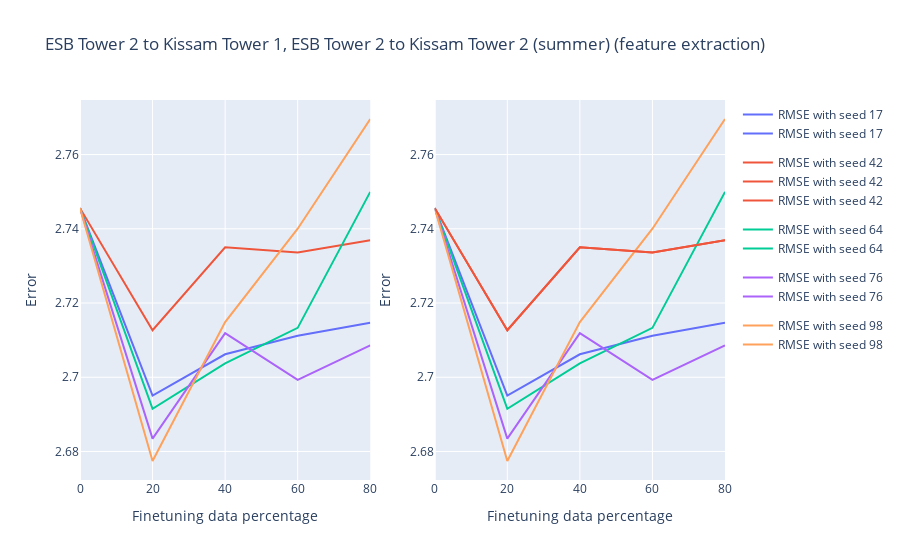
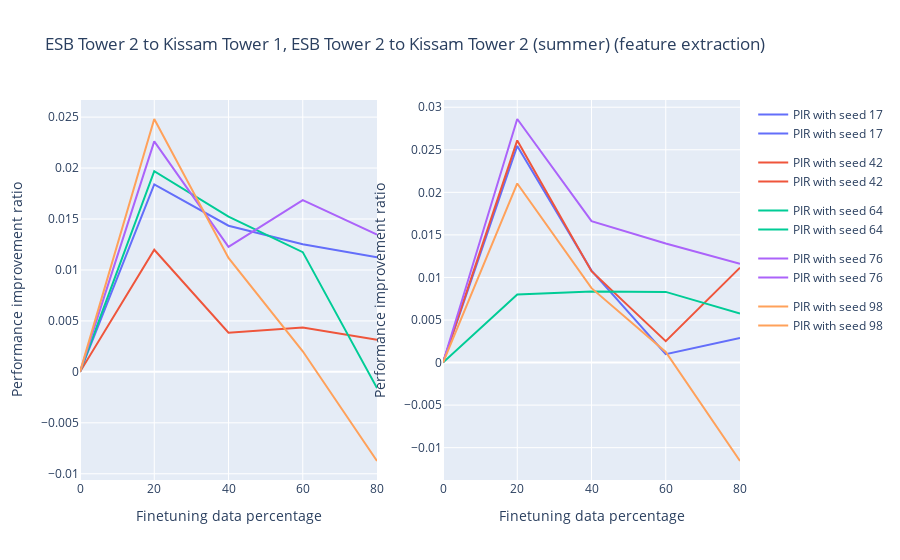

The cell these charts' notebook holds for them, in order:
### Code cell
plot_multiseed_error_pir(ft_percents=ft_percents, from_building="ESB", from_tower=2, to_building="Kissam", season="summer")

### Figure 1 — Plotly figure (JSON) as saved in the notebook; plotly's stock layout.template omitted (floating-point values rounded to 4 significant figures)
{"data": [{"hovertemplate": "variable=RMSE with seed 17<br>finetuning data percentage=%{x}<br>value=%{y}<extra></extra>", "legendgroup": "RMSE with seed 17", "line": {"color": "#636efa", "dash": "solid"}, "marker": {"symbol": "circle"}, "mode": "lines", "name": "RMSE with seed 17", "orientation": "v", "showlegend": true, "type": "scatter", "x": [0, 20, 40, 60, 80], "xaxis": "x", "y": [2.746, 2.695, 2.706, 2.711, 2.715], "yaxis": "y"}, {"hovertemplate": "variable=RMSE with seed 42<br>finetuning data percentage=%{x}<br>value=%{y}<extra></extra>", "legendgroup": "RMSE with seed 42", "line": {"color": "#EF553B", "dash": "solid"}, "marker": {"symbol": "circle"}, "mode": "lines", "name": "RMSE with seed 42", "orientation": "v", "showlegend": true, "type": "scatter", "x": [0, 20, 40, 60, 80], "xaxis": "x", "y": [2.746, 2.713, 2.735, 2.734, 2.737], "yaxis": "y"}, {"hovertemplate": "variable=RMSE with seed 64<br>finetuning data percentage=%{x}<br>value=%{y}<extra></extra>", "legendgroup": "RMSE with seed 64", "line": {"color": "#00cc96", "dash": "solid"}, "marker": {"symbol": "circle"}, "mode": "lines", "name": "RMSE with seed 64", "orientation": "v", "showlegend": true, "type": "scatter", "x": [0, 20, 40, 60, 80], "xaxis": "x", "y": [2.746, 2.691, 2.704, 2.713, 2.75], "yaxis": "y"}, {"hovertemplate": "variable=RMSE with seed 76<br>finetuning data percentage=%{x}<br>value=%{y}<extra></extra>", "legendgroup": "RMSE with seed 76", "line": {"color": "#ab63fa", "dash": "solid"}, "marker": {"symbol": "circle"}, "mode": "lines", "name": "RMSE with seed 76", "orientation": "v", "showlegend": true, "type": "scatter", "x": [0, 20, 40, 60, 80], "xaxis": "x", "y": [2.746, 2.683, 2.712, 2.699, 2.709], "yaxis": "y"}, {"hovertemplate": "variable=RMSE with seed 98<br>finetuning data percentage=%{x}<br>value=%{y}<extra></extra>", "legendgroup": "RMSE with seed 98", "line": {"color": "#FFA15A", "dash": "solid"}, "marker": {"symbol": "circle"}, "mode": "lines", "name": "RMSE with seed 98", "orientation": "v", "showlegend": true, "type": "scatter", "x": [0, 20, 40, 60, 80], "xaxis": "x", "y": [2.746, 2.677, 2.715, 2.74, 2.77], "yaxis": "y"}, {"hovertemplate": "variable=RMSE with seed 17<br>finetuning data percentage=%{x}<br>value=%{y}<extra></extra>", "legendgroup": "RMSE with seed 17", "line": {"color": "#636efa", "dash": "solid"}, "marker": {"symbol": "circle"}, "mode": "lines", "name": "RMSE with seed 17", "orientation": "v", "showlegend": true, "type": "scatter", "x": [0, 20, 40, 60, 80], "xaxis": "x2", "y": [2.746, 2.695, 2.706, 2.711, 2.715], "yaxis": "y2"}, {"hovertemplate": "variable=RMSE with seed 42<br>finetuning data percentage=%{x}<br>value=%{y}<extra></extra>", "legendgroup": "RMSE with seed 42", "line": {"color": "#EF553B", "dash": "solid"}, "marker": {"symbol": "circle"}, "mode": "lines", "name": "RMSE with seed 42", "orientation": "v", "showlegend": true, "type": "scatter", "x": [0, 20, 40, 60, 80], "xaxis": "x2", "y": [2.746, 2.713, 2.735, 2.734, 2.737], "yaxis": "y2"}, {"hovertemplate": "variable=RMSE with seed 64<br>finetuning data percentage=%{x}<br>value=%{y}<extra></extra>", "legendgroup": "RMSE with seed 64", "line": {"color": "#00cc96", "dash": "solid"}, "marker": {"symbol": "circle"}, "mode": "lines", "name": "RMSE with seed 64", "orientation": "v", "showlegend": true, "type": "scatter", "x": [0, 20, 40, 60, 80], "xaxis": "x2", "y": [2.746, 2.691, 2.704, 2.713, 2.75], "yaxis": "y2"}, {"hovertemplate": "variable=RMSE with seed 76<br>finetuning data percentage=%{x}<br>value=%{y}<extra></extra>", "legendgroup": "RMSE with seed 76", "line": {"color": "#ab63fa", "dash": "solid"}, "marker": {"symbol": "circle"}, "mode": "lines", "name": "RMSE with seed 76", "orientation": "v", "showlegend": true, "type": "scatter", "x": [0, 20, 40, 60, 80], "xaxis": "x2", "y": [2.746, 2.683, 2.712, 2.699, 2.709], "yaxis": "y2"}, {"hovertemplate": "variable=RMSE with seed 98<br>finetuning data percentage=%{x}<br>value=%{y}<extra></extra>", "legendgroup": "RMSE with seed 98", "line": {"color": "#FFA15A", "dash": "solid"}, "marker": {"symbol": "circle"}, "mode": "lines", "name": "RMSE with seed 98", "orientation": "v", "showlegend": true, "type": "scatter", "x": [0, 20, 40, 60, 80], "xaxis": "x2", "y": [2.746, 2.677, 2.715, 2.74, 2.77], "yaxis": "y2"}, {"hovertemplate": "variable=RMSE with seed 42<br>finetuning data percentage=%{x}<br>value=%{y}<extra></extra>", "legendgroup": "RMSE with seed 42", "line": {"color": "#EF553B", "dash": "solid"}, "marker": {"symbol": "circle"}, "mode": "lines", "name": "RMSE with seed 42", "orientation": "v", "showlegend": true, "type": "scatter", "x": [0, 20, 40, 60, 80], "xaxis": "x2", "y": [2.746, 2.713, 2.735, 2.734, 2.737], "yaxis": "y2"}], "layout": {"showlegend": true, "title": {"text": "ESB Tower 2 to Kissam Tower 1, ESB Tower 2 to Kissam Tower 2 (summer) (feature extraction)"}, "xaxis": {"anchor": "y", "domain": [0, 0.45], "title": {"text": "Finetuning data percentage"}}, "xaxis2": {"anchor": "y2", "domain": [0.55, 1], "title": {"text": "Finetuning data percentage"}}, "yaxis": {"anchor": "x", "domain": [0, 1], "title": {"text": "Error"}}, "yaxis2": {"anchor": "x2", "domain": [0, 1], "title": {"text": "Error"}}}}

### Figure 2 — Plotly figure (JSON) as saved in the notebook; plotly's stock layout.template omitted (floating-point values rounded to 4 significant figures)
{"data": [{"hovertemplate": "variable=PIR with seed 17<br>finetuning data percentage=%{x}<br>value=%{y}<extra></extra>", "legendgroup": "PIR with seed 17", "line": {"color": "#636efa", "dash": "solid"}, "marker": {"symbol": "circle"}, "mode": "lines", "name": "PIR with seed 17", "orientation": "v", "showlegend": true, "type": "scatter", "x": [0, 20, 40, 60, 80], "xaxis": "x", "y": [0, 0.01839, 0.01434, 0.01252, 0.01125], "yaxis": "y"}, {"hovertemplate": "variable=PIR with seed 42<br>finetuning data percentage=%{x}<br>value=%{y}<extra></extra>", "legendgroup": "PIR with seed 42", "line": {"color": "#EF553B", "dash": "solid"}, "marker": {"symbol": "circle"}, "mode": "lines", "name": "PIR with seed 42", "orientation": "v", "showlegend": true, "type": "scatter", "x": [0, 20, 40, 60, 80], "xaxis": "x", "y": [0, 0.01199, 0.003843, 0.004352, 0.003143], "yaxis": "y"}, {"hovertemplate": "variable=PIR with seed 64<br>finetuning data percentage=%{x}<br>value=%{y}<extra></extra>", "legendgroup": "PIR with seed 64", "line": {"color": "#00cc96", "dash": "solid"}, "marker": {"symbol": "circle"}, "mode": "lines", "name": "PIR with seed 64", "orientation": "v", "showlegend": true, "type": "scatter", "x": [0, 20, 40, 60, 80], "xaxis": "x", "y": [0, 0.0197, 0.01524, 0.01175, -0.001598], "yaxis": "y"}, {"hovertemplate": "variable=PIR with seed 76<br>finetuning data percentage=%{x}<br>value=%{y}<extra></extra>", "legendgroup": "PIR with seed 76", "line": {"color": "#ab63fa", "dash": "solid"}, "marker": {"symbol": "circle"}, "mode": "lines", "name": "PIR with seed 76", "orientation": "v", "showlegend": true, "type": "scatter", "x": [0, 20, 40, 60, 80], "xaxis": "x", "y": [0, 0.02262, 0.01226, 0.01685, 0.01347], "yaxis": "y"}, {"hovertemplate": "variable=PIR with seed 98<br>finetuning data percentage=%{x}<br>value=%{y}<extra></extra>", "legendgroup": "PIR with seed 98", "line": {"color": "#FFA15A", "dash": "solid"}, "marker": {"symbol": "circle"}, "mode": "lines", "name": "PIR with seed 98", "orientation": "v", "showlegend": true, "type": "scatter", "x": [0, 20, 40, 60, 80], "xaxis": "x", "y": [0, 0.02482, 0.01118, 0.002017, -0.008749], "yaxis": "y"}, {"hovertemplate": "variable=PIR with seed 17<br>finetuning data percentage=%{x}<br>value=%{y}<extra></extra>", "legendgroup": "PIR with seed 17", "line": {"color": "#636efa", "dash": "solid"}, "marker": {"symbol": "circle"}, "mode": "lines", "name": "PIR with seed 17", "orientation": "v", "showlegend": true, "type": "scatter", "x": [0, 20, 40, 60, 80], "xaxis": "x2", "y": [0, 0.02545, 0.0108, 0.0009788, 0.002895], "yaxis": "y2"}, {"hovertemplate": "variable=PIR with seed 42<br>finetuning data percentage=%{x}<br>value=%{y}<extra></extra>", "legendgroup": "PIR with seed 42", "line": {"color": "#EF553B", "dash": "solid"}, "marker": {"symbol": "circle"}, "mode": "lines", "name": "PIR with seed 42", "orientation": "v", "showlegend": true, "type": "scatter", "x": [0, 20, 40, 60, 80], "xaxis": "x2", "y": [0, 0.0261, 0.01074, 0.002511, 0.01114], "yaxis": "y2"}, {"hovertemplate": "variable=PIR with seed 64<br>finetuning data percentage=%{x}<br>value=%{y}<extra></extra>", "legendgroup": "PIR with seed 64", "line": {"color": "#00cc96", "dash": "solid"}, "marker": {"symbol": "circle"}, "mode": "lines", "name": "PIR with seed 64", "orientation": "v", "showlegend": true, "type": "scatter", "x": [0, 20, 40, 60, 80], "xaxis": "x2", "y": [0, 0.008007, 0.008342, 0.008302, 0.00577], "yaxis": "y2"}, {"hovertemplate": "variable=PIR with seed 76<br>finetuning data percentage=%{x}<br>value=%{y}<extra></extra>", "legendgroup": "PIR with seed 76", "line": {"color": "#ab63fa", "dash": "solid"}, "marker": {"symbol": "circle"}, "mode": "lines", "name": "PIR with seed 76", "orientation": "v", "showlegend": true, "type": "scatter", "x": [0, 20, 40, 60, 80], "xaxis": "x2", "y": [0, 0.02862, 0.01661, 0.01398, 0.0116], "yaxis": "y2"}, {"hovertemplate": "variable=PIR with seed 98<br>finetuning data percentage=%{x}<br>value=%{y}<extra></extra>", "legendgroup": "PIR with seed 98", "line": {"color": "#FFA15A", "dash": "solid"}, "marker": {"symbol": "circle"}, "mode": "lines", "name": "PIR with seed 98", "orientation": "v", "showlegend": true, "type": "scatter", "x": [0, 20, 40, 60, 80], "xaxis": "x2", "y": [0, 0.02104, 0.008741, 0.001241, -0.01157], "yaxis": "y2"}], "layout": {"showlegend": true, "title": {"text": "ESB Tower 2 to Kissam Tower 1, ESB Tower 2 to Kissam Tower 2 (summer) (feature extraction)"}, "xaxis": {"anchor": "y", "domain": [0, 0.45], "title": {"text": "Finetuning data percentage"}}, "xaxis2": {"anchor": "y2", "domain": [0.55, 1], "title": {"text": "Finetuning data percentage"}}, "yaxis": {"anchor": "x", "domain": [0, 1], "title": {"text": "Performance improvement ratio"}}, "yaxis2": {"anchor": "x2", "domain": [0, 1], "title": {"text": "Performance improvement ratio"}}}}
